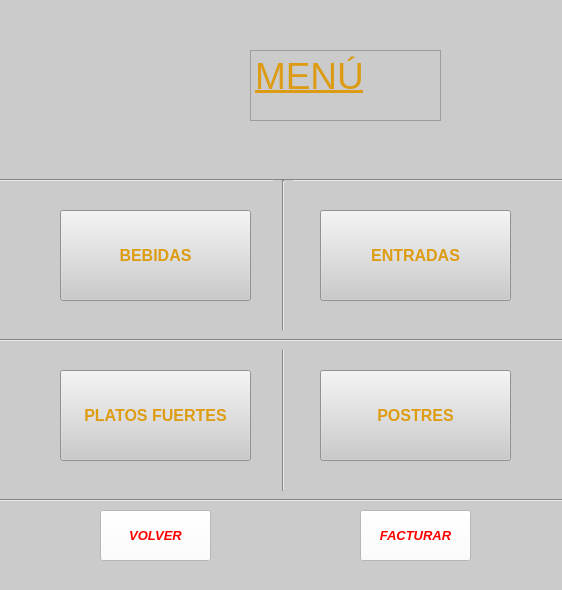
<?xml version="1.0" encoding="UTF-8"?>
<ui version="4.0">
 <class>Menu</class>
 <widget class="QMainWindow" name="Menu">
  <property name="geometry">
   <rect>
    <x>0</x>
    <y>0</y>
    <width>562</width>
    <height>590</height>
   </rect>
  </property>
  <property name="windowTitle">
   <string>TEC EATS - Menú</string>
  </property>
  <property name="styleSheet">
   <string notr="true">background-color: rgb(203, 203, 203);</string>
  </property>
  <widget class="QWidget" name="centralwidget">
   <widget class="Line" name="line_4">
    <property name="geometry">
     <rect>
      <x>0</x>
      <y>490</y>
      <width>581</width>
      <height>20</height>
     </rect>
    </property>
    <property name="orientation">
     <enum>Qt::Horizontal</enum>
    </property>
   </widget>
   <widget class="QPushButton" name="PLFR">
    <property name="geometry">
     <rect>
      <x>60</x>
      <y>370</y>
      <width>191</width>
      <height>91</height>
     </rect>
    </property>
    <property name="font">
     <font>
      <pointsize>12</pointsize>
      <weight>75</weight>
      <bold>true</bold>
     </font>
    </property>
    <property name="styleSheet">
     <string notr="true">color: rgb(221, 156, 18);</string>
    </property>
    <property name="text">
     <string>PLATOS FUERTES</string>
    </property>
   </widget>
   <widget class="QPushButton" name="ENT">
    <property name="geometry">
     <rect>
      <x>320</x>
      <y>210</y>
      <width>191</width>
      <height>91</height>
     </rect>
    </property>
    <property name="font">
     <font>
      <pointsize>12</pointsize>
      <weight>75</weight>
      <bold>true</bold>
     </font>
    </property>
    <property name="styleSheet">
     <string notr="true">color: rgb(221, 156, 18);</string>
    </property>
    <property name="text">
     <string>ENTRADAS</string>
    </property>
   </widget>
   <widget class="QLabel" name="label">
    <property name="geometry">
     <rect>
      <x>50</x>
      <y>30</y>
      <width>131</width>
      <height>121</height>
     </rect>
    </property>
    <property name="styleSheet">
     <string notr="true">border-image: url(:/logo/Logo.PNG);</string>
    </property>
    <property name="text">
     <string/>
    </property>
   </widget>
   <widget class="QPushButton" name="BED">
    <property name="geometry">
     <rect>
      <x>60</x>
      <y>210</y>
      <width>191</width>
      <height>91</height>
     </rect>
    </property>
    <property name="font">
     <font>
      <pointsize>12</pointsize>
      <weight>75</weight>
      <bold>true</bold>
     </font>
    </property>
    <property name="styleSheet">
     <string notr="true">color: rgb(221, 156, 18);</string>
    </property>
    <property name="text">
     <string>BEBIDAS</string>
    </property>
   </widget>
   <widget class="QPushButton" name="POS">
    <property name="geometry">
     <rect>
      <x>320</x>
      <y>370</y>
      <width>191</width>
      <height>91</height>
     </rect>
    </property>
    <property name="font">
     <font>
      <pointsize>12</pointsize>
      <weight>75</weight>
      <bold>true</bold>
     </font>
    </property>
    <property name="styleSheet">
     <string notr="true">color: rgb(221, 156, 18);</string>
    </property>
    <property name="text">
     <string>POSTRES</string>
    </property>
   </widget>
   <widget class="Line" name="line_3">
    <property name="geometry">
     <rect>
      <x>-10</x>
      <y>170</y>
      <width>581</width>
      <height>20</height>
     </rect>
    </property>
    <property name="orientation">
     <enum>Qt::Horizontal</enum>
    </property>
   </widget>
   <widget class="QTextEdit" name="textEdit">
    <property name="enabled">
     <bool>false</bool>
    </property>
    <property name="geometry">
     <rect>
      <x>250</x>
      <y>50</y>
      <width>191</width>
      <height>71</height>
     </rect>
    </property>
    <property name="font">
     <font>
      <pointsize>8</pointsize>
      <weight>75</weight>
      <bold>true</bold>
      <underline>true</underline>
     </font>
    </property>
    <property name="html">
     <string>&lt;!DOCTYPE HTML PUBLIC &quot;-//W3C//DTD HTML 4.0//EN&quot; &quot;http://www.w3.org/TR/REC-html40/strict.dtd&quot;&gt;
&lt;html&gt;&lt;head&gt;&lt;meta name=&quot;qrichtext&quot; content=&quot;1&quot; /&gt;&lt;style type=&quot;text/css&quot;&gt;
p, li { white-space: pre-wrap; }
&lt;/style&gt;&lt;/head&gt;&lt;body style=&quot; font-family:'MS Shell Dlg 2'; font-size:8pt; font-weight:600; font-style:normal;&quot;&gt;
&lt;p style=&quot; margin-top:0px; margin-bottom:0px; margin-left:0px; margin-right:0px; -qt-block-indent:0; text-indent:0px;&quot;&gt;&lt;span style=&quot; font-size:28pt; font-weight:400; color:#dc9b12;&quot;&gt;MENÚ&lt;/span&gt;&lt;/p&gt;&lt;/body&gt;&lt;/html&gt;</string>
    </property>
   </widget>
   <widget class="Line" name="line_2">
    <property name="geometry">
     <rect>
      <x>273</x>
      <y>180</y>
      <width>20</width>
      <height>311</height>
     </rect>
    </property>
    <property name="orientation">
     <enum>Qt::Vertical</enum>
    </property>
   </widget>
   <widget class="Line" name="line">
    <property name="geometry">
     <rect>
      <x>-10</x>
      <y>330</y>
      <width>581</width>
      <height>20</height>
     </rect>
    </property>
    <property name="orientation">
     <enum>Qt::Horizontal</enum>
    </property>
   </widget>
   <widget class="QPushButton" name="volver">
    <property name="geometry">
     <rect>
      <x>100</x>
      <y>510</y>
      <width>111</width>
      <height>51</height>
     </rect>
    </property>
    <property name="font">
     <font>
      <pointsize>10</pointsize>
      <weight>75</weight>
      <italic>true</italic>
      <bold>true</bold>
     </font>
    </property>
    <property name="styleSheet">
     <string notr="true">background-color: rgb(255, 255, 255);
color: rgb(255, 0, 0);
border-color: rgb(255, 0, 0);</string>
    </property>
    <property name="text">
     <string>VOLVER</string>
    </property>
   </widget>
   <widget class="QPushButton" name="facturar">
    <property name="geometry">
     <rect>
      <x>360</x>
      <y>510</y>
      <width>111</width>
      <height>51</height>
     </rect>
    </property>
    <property name="font">
     <font>
      <pointsize>10</pointsize>
      <weight>75</weight>
      <italic>true</italic>
      <bold>true</bold>
     </font>
    </property>
    <property name="styleSheet">
     <string notr="true">background-color: rgb(255, 255, 255);
color: rgb(255, 0, 0);
border-color: rgb(255, 0, 0);</string>
    </property>
    <property name="text">
     <string>FACTURAR</string>
    </property>
   </widget>
  </widget>
  <widget class="QStatusBar" name="statusbar"/>
 </widget>
 <resources>
  <include location="logo.qrc"/>
 </resources>
 <connections/>
</ui>
